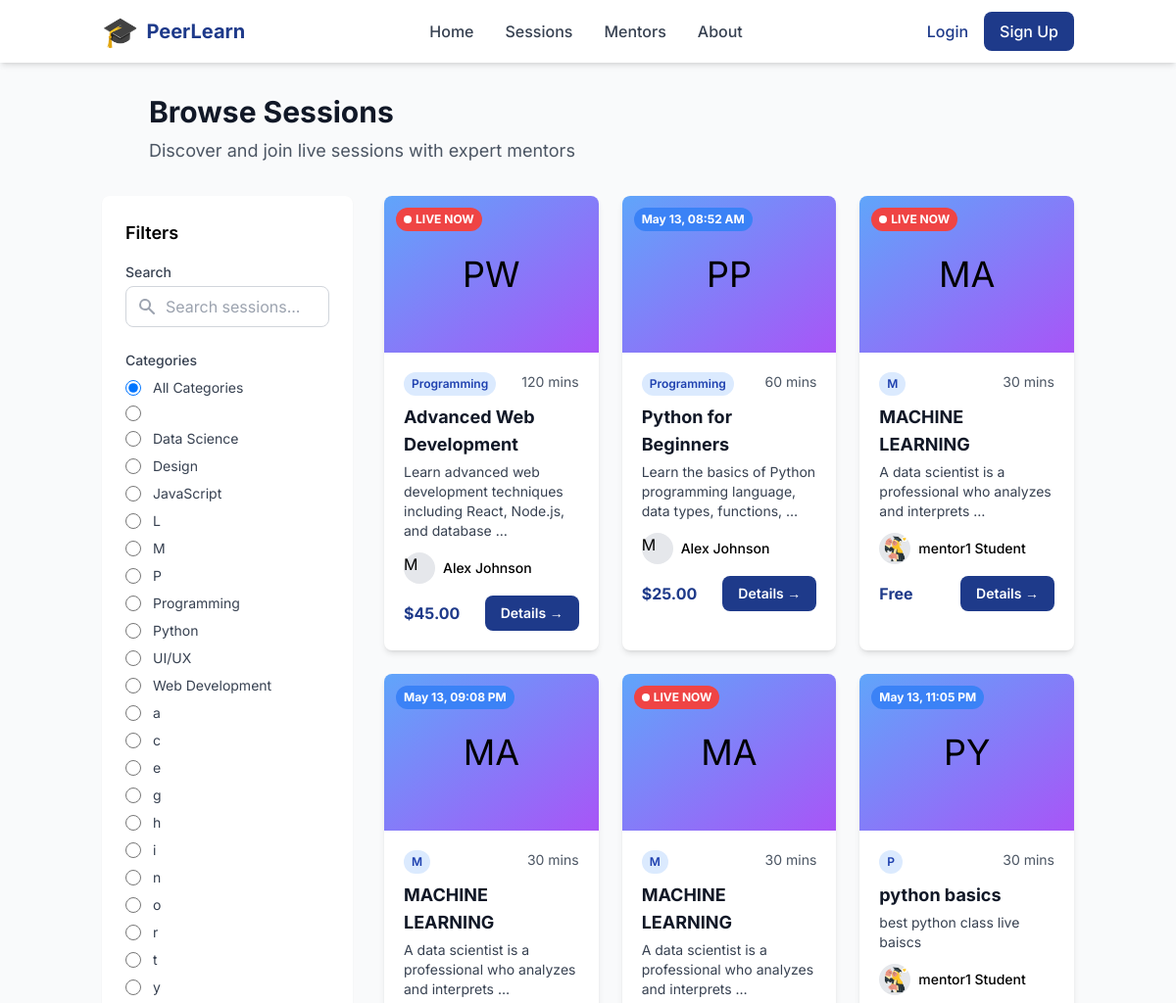
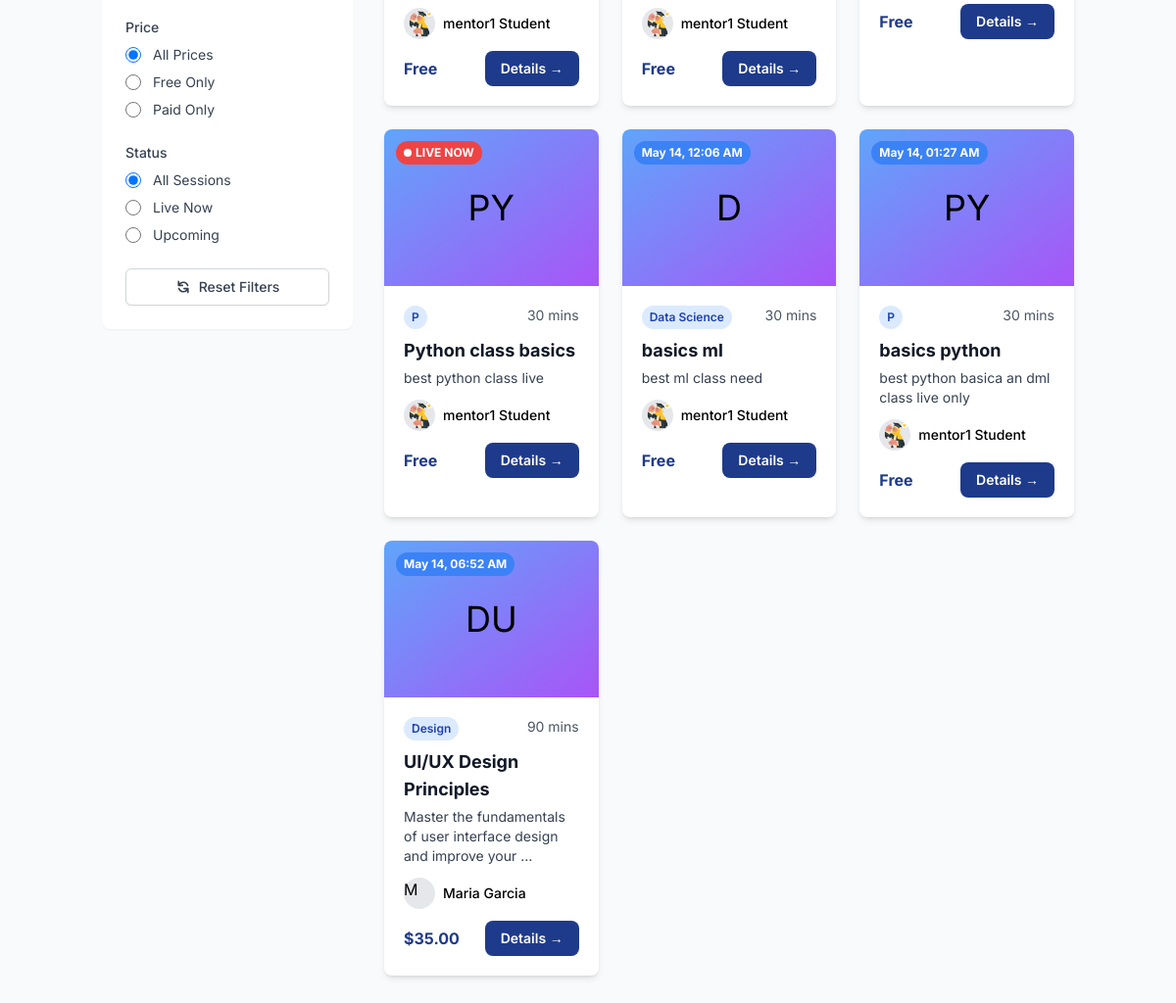
The app's page /sessions/ with its own data (2 pictures, top to bottom).
### apps/learning_sessions/models.py (models this page shows, shortened)
class Session(models.Model):
    SCHEDULED = 'scheduled'
    LIVE = 'live'
    COMPLETED = 'completed'
    CANCELLED = 'cancelled'
    STATUS_CHOICES = [
        (SCHEDULED, _('Scheduled')),
        (LIVE, _('Live')),
        (COMPLETED, _('Completed')),
        (CANCELLED, _('Cancelled')),
    ]
    mentor = models.ForeignKey(
        CustomUser,
        on_delete=models.CASCADE,
        limit_choices_to={'role': CustomUser.MENTOR},
        help_text=_('The mentor hosting this session.')
    )
    title = models.CharField(
        max_length=255,
        help_text=_('Title of the session.')
    )
    description = models.TextField(
        help_text=_('Description of what will be covered in the session.')
    )
    topics = models.JSONField(
        default=list,
        help_text=_('List of topics that will be covered in this session.')
    )
    schedule = models.DateTimeField(
        help_text=_('Date and time when the session is scheduled.')
    )
    duration = models.PositiveIntegerField(
        default=60,
        help_text=_('Duration of the session in minutes.')
    )
    price = models.DecimalField(
        max_digits=10,
        decimal_places=2,
        default=0,
        help_text=_('Price of the session (0 for free sessions).')
    )
    room_code = models.UUIDField(
        default=uuid.uuid4,
        editable=False,
        unique=True,
        help_text=_('Unique code for the session room.')
    )
    status = models.CharField(
        max_length=10,
        choices=STATUS_CHOICES,
        default=SCHEDULED,
        help_text=_('Current status of the session.')
    )
    max_participants = models.PositiveIntegerField(
        default=1,
        help_text=_('Maximum number of participants allowed (1 for one-to-one).')
    )
    created_at = models.DateTimeField(
        auto_now_add=True,
        help_text=_('Date and time when the session was created.')
    )
    updated_at = models.DateTimeField(
        auto_now=True,
        help_text=_('Date and time when the session was last updated.')
    )
    class Meta:
        verbose_name = _('Session')
        verbose_name_plural = _('Sessions')
        ordering = ['-schedule']
    @property
    def is_free(self):
        return self.price == 0

### apps/users/models.py (models this page shows, shortened)
class CustomUser(AbstractUser):
    LEARNER = 'learner'
    MENTOR = 'mentor'
    ADMIN = 'admin'
    ROLE_CHOICES = [
        (LEARNER, _('Learner')),
        (MENTOR, _('Mentor')),
        (ADMIN, _('Admin')),
    ]
    role = models.CharField(
        max_length=10,
        choices=ROLE_CHOICES,
        default=LEARNER,
        help_text=_('Designates the role of this user in the platform.')
    )
    profile_picture = models.ImageField(
        upload_to='profile_pictures/',
        blank=True,
        null=True
    )
    bio = models.TextField(
        blank=True,
        null=True,
        help_text=_('A brief description about the user.')
    )
    interests = models.JSONField(
        blank=True,
        null=True,
        help_text=_('Topics that the learner is interested in.')
    )
    career_goal = models.CharField(
        max_length=255,
        blank=True,
        null=True,
        help_text=_('Career goal of the learner.')
    )
    expertise = models.JSONField(
        blank=True,
        null=True,
        help_text=_('Areas of expertise for the mentor.')
    )
    skills = models.JSONField(
        blank=True,
        null=True,
        help_text=_('Skills that the mentor possesses.')
    )
    intro_video = models.URLField(
        blank=True,
        null=True,
        help_text=_('URL to an introduction video for the mentor.')
    )
    phone_number = models.CharField(
        max_length=15,
        blank=True,
        null=True,
        help_text=_('Contact phone number.')
    )
    date_updated = models.DateTimeField(
        auto_now=True,
        help_text=_('Date and time when the user profile was last updated.')
    )
    class Meta:
        verbose_name = _('User')
        verbose_name_plural = _('Users')

### apps/learning_sessions/views.py (the view)
# urls.py: path('', views.SessionListView.as_view(), name='list'),
class SessionListView(ListView):
    model = Session
    template_name = 'sessions/list.html'
    context_object_name = 'sessions'
    paginate_by = 12
    def get_queryset(self):
        queryset = Session.objects.filter(status__in=[Session.SCHEDULED, Session.LIVE])
        category = self.request.GET.get('category')
        if category:
            queryset = queryset.filter(topics__contains=[category])
        search = self.request.GET.get('search')
        if search:
            queryset = queryset.filter(title__icontains=search)
        return queryset.order_by('schedule')
    def get_context_data(self, **kwargs):
        context = super().get_context_data(**kwargs)
        context['categories'] = self.get_categories()
        context['current_category'] = self.request.GET.get('category', '')
        context['current_search'] = self.request.GET.get('search', '')
        return context
    def get_categories(self):
        categories = set()
        sessions = Session.objects.all()
        for session in sessions:
            categories.update(session.topics)
        return sorted(list(categories))

### templates/sessions/list.html (shortened to what this page needs)
{% extends 'base.html' %}
{% block content %}
<div class="bg-gray-50 min-h-screen py-8">
    <div class="container mx-auto px-4">
        <div class="max-w-4xl mx-auto mb-8">
            <h1 class="text-3xl font-bold text-gray-900 mb-2">Browse Sessions</h1>
            <p class="text-lg text-gray-600">Discover and join live sessions with expert mentors</p>
        </div>
        <div class="flex flex-col lg:flex-row">
            <div class="hidden lg:block w-64 mr-8" x-data="sessionFilters()">
                <div class="bg-white rounded-lg shadow-sm p-6 sticky top-24">
                    <h2 class="font-semibold text-lg mb-4">Filters</h2>
                    <div class="mb-6">
                        <label for="filter-search" class="block text-sm font-medium text-gray-700 mb-1">Search</label>
                        <div class="relative">
                            <input type="text" id="filter-search" name="search" placeholder="Search sessions..."
                                   class="pl-10 pr-4 py-2 border border-gray-300 rounded-lg w-full focus:outline-none focus:ring-2 focus:ring-primary-500"
                                   value="{{ current_search }}"
                                   @input="updateQueryParam('search', $event.target.value)">
                            <div class="absolute inset-y-0 left-0 pl-3 flex items-center pointer-events-none">
                            </div>
                        </div>
                    </div>
                    <div class="mb-6">
                        <h3 class="text-sm font-medium text-gray-700 mb-2">Categories</h3>
                        <div class="space-y-2">
                            <div class="flex items-center">
                                <input id="category-all" name="category" value="" type="radio"
                                       class="h-4 w-4 text-primary-600 focus:ring-primary-500 border-gray-300 rounded"
                                       {% if not current_category %}checked{% endif %}
                                       @change="updateQueryParam('category', '')">
                                <label for="category-all" class="ml-3 text-sm text-gray-700">All Categories</label>
                            </div>
                            {% for category in categories %}
                            <div class="flex items-center">
                                <input id="category-{{ category|slugify }}" name="category" value="{{ category }}" type="radio"
                                       class="h-4 w-4 text-primary-600 focus:ring-primary-500 border-gray-300 rounded"
                                       @change="updateQueryParam('category', '{{ category }}')">
                                <label for="category-{{ category|slugify }}" class="ml-3 text-sm text-gray-700">{{ category }}</label>
                            </div>
                            {% endfor %}
                        </div>
                    </div>
                    <div class="mb-6">
                        <h3 class="text-sm font-medium text-gray-700 mb-2">Price</h3>
                        <div class="space-y-2">
                            <div class="flex items-center">
                                <input id="price-all" name="price" value="all" type="radio"
                                       class="h-4 w-4 text-primary-600 focus:ring-primary-500 border-gray-300 rounded"
                                       checked
                                       @change="updateQueryParam('price', '')">
                                <label for="price-all" class="ml-3 text-sm text-gray-700">All Prices</label>
                            </div>
                            <div class="flex items-center">
                                <input id="price-free" name="price" value="free" type="radio"
                                       class="h-4 w-4 text-primary-600 focus:ring-primary-500 border-gray-300 rounded"
                                       @change="updateQueryParam('price', 'free')">
                                <label for="price-free" class="ml-3 text-sm text-gray-700">Free Only</label>
                            </div>
                            <div class="flex items-center">
                                <input id="price-paid" name="price" value="paid" type="radio"
                                       class="h-4 w-4 text-primary-600 focus:ring-primary-500 border-gray-300 rounded"
                                       @change="updateQueryParam('price', 'paid')">
                                <label for="price-paid" class="ml-3 text-sm text-gray-700">Paid Only</label>
                            </div>
                        </div>
                    </div>
                    <div class="mb-6">
                        <h3 class="text-sm font-medium text-gray-700 mb-2">Status</h3>
                        <div class="space-y-2">
                            <div class="flex items-center">
                                <input id="status-all" name="status" value="all" type="radio"
                                       class="h-4 w-4 text-primary-600 focus:ring-primary-500 border-gray-300 rounded"
                                       checked
                                       @change="updateQueryParam('status', '')">
                                <label for="status-all" class="ml-3 text-sm text-gray-700">All Sessions</label>
                            </div>
                            <div class="flex items-center">
                                <input id="status-live" name="status" value="live" type="radio"
                                       class="h-4 w-4 text-primary-600 focus:ring-primary-500 border-gray-300 rounded"
                                       @change="updateQueryParam('status', 'live')">
                                <label for="status-live" class="ml-3 text-sm text-gray-700">Live Now</label>
                            </div>
                            <div class="flex items-center">
                                <input id="status-upcoming" name="status" value="upcoming" type="radio"
                                       class="h-4 w-4 text-primary-600 focus:ring-primary-500 border-gray-300 rounded"
                                       @change="updateQueryParam('status', 'upcoming')">
                                <label for="status-upcoming" class="ml-3 text-sm text-gray-700">Upcoming</label>
                            </div>
                        </div>
                    </div>
                    <button type="button" @click="resetFilters()" class="w-full flex justify-center items-center px-4 py-2 border border-gray-300 shadow-sm text-sm font-medium rounded-md text-gray-700 bg-white hover:bg-gray-50 focus:outline-none focus:ring-2 focus:ring-primary-500">
                        Reset Filters
                    </button>
                </div>
            </div>
            <div class="flex-1">
                {% if sessions %}
                <div class="grid grid-cols-1 md:grid-cols-2 lg:grid-cols-3 gap-6">
                    {% for session in sessions %}
                    <div class="bg-white rounded-lg shadow-md overflow-hidden hover:shadow-lg transition-shadow transform hover:scale-[1.02]">
                        <div class="relative">
                            {% if session.status == 'live' %}
                            <div class="absolute top-3 left-3 bg-red-500 text-white text-xs font-bold px-2 py-1 rounded-full flex items-center">
                                <span class="animate-pulse mr-1 h-2 w-2 bg-white rounded-full"></span>
                                LIVE NOW
                            </div>
                            {% else %}
                            <div class="absolute top-3 left-3 bg-blue-500 text-white text-xs font-bold px-2 py-1 rounded-full">
                                {{ session.schedule|date:"M d, h:i A" }}
                            </div>
                            {% endif %}
                            <div class="h-40 bg-gradient-to-br from-blue-400 to-purple-500 flex items-center justify-center">
                                <span class="text-4xl">{{ session.topics.0|first|upper }}{% if session.topics.1 %}{{ session.topics.1|first|upper }}{% endif %}</span>
                            </div>
                        </div>
                        <div class="p-5">
                            <div class="flex justify-between mb-2">
                                <span class="text-xs font-semibold px-2 py-1 bg-blue-100 text-blue-800 rounded-full">{{ session.topics.0 }}</span>
                                <span class="text-sm text-gray-600">{{ session.duration }} mins</span>
                            </div>
                            <h3 class="text-lg font-bold text-gray-900 mb-1">{{ session.title }}</h3>
                            <p class="text-sm text-gray-700 mb-3">{{ session.description|truncatewords:10 }}</p>
                            <div class="flex items-center mb-3">
                                <div class="h-8 w-8 rounded-full bg-gray-200 mr-2 flex-shrink-0">
                                    {% if session.mentor.profile_picture %}
                                    <img src="{{ session.mentor.profile_picture.url }}" alt="{{ session.mentor.get_full_name }}" class="h-full w-full rounded-full object-cover">
                                    {% else %}
                                    {{ session.mentor.username|first|upper }}
                                    {% endif %}
                                </div>
                                <span class="text-sm font-medium">{{ session.mentor.get_full_name|default:session.mentor.username }}</span>
                            </div>
                            <div class="flex justify-between items-center">
                                <span class="font-bold text-primary-600">
                                    {% if session.is_free %}
                                    Free
                                    {% else %}
                                    ${{ session.price }}
                                    {% endif %}
                                </span>
                                <a href="{% url 'sessions:detail' pk=session.id %}" class="bg-primary-600 text-white hover:bg-primary-700 px-4 py-2 rounded-lg text-sm font-semibold transition-colors">
                                    Details →
                                </a>
                            </div>
                        </div>
                    </div>
                    {% endfor %}
                </div>
                {% endif %}
            </div>
        </div>
    </div>
</div>
{% endblock %}

### templates/base.html (style rules this page uses)
html { scroll-behavior: smooth; }
body { font-family: 'Inter', sans-serif; }

### records on screen
Session: status "live" (drawn), topics.0|first "P", topics.1|first "W", topics.0 "Programming", duration "120", title "Advanced Web Development", description "Learn advanced web development techniques including React, Node.js, and database …", mentor.username|first "M", mentor.get_full_name "Alex Johnson", price "45.00"
Session: schedule "May 13, 08:52 AM", topics.0|first "P", topics.1|first "P", topics.0 "Programming", duration "60", title "Python for Beginners", description "Learn the basics of Python programming language, data types, functions, …", mentor.username|first "M", mentor.get_full_name "Alex Johnson", price "25.00"
Session: status "live" (drawn), topics.0|first "M", topics.1|first "A", topics.0 "M", duration "30", title "MACHINE LEARNING", description "A data scientist is a professional who analyzes and interprets …", mentor.profile_picture (picture), mentor.get_full_name "mentor1 Student", price "Free"
Session: schedule "May 13, 09:08 PM", topics.0|first "M", topics.1|first "A", topics.0 "M", duration "30", title "MACHINE LEARNING", description "A data scientist is a professional who analyzes and interprets …", mentor.profile_picture (picture), mentor.get_full_name "mentor1 Student", price "Free"
Session: status "live" (drawn), topics.0|first "M", topics.1|first "A", topics.0 "M", duration "30", title "MACHINE LEARNING", description "A data scientist is a professional who analyzes and interprets …", mentor.profile_picture (picture), mentor.get_full_name "mentor1 Student", price "Free"
Session: schedule "May 13, 11:05 PM", topics.0|first "P", topics.1|first "Y", topics.0 "P", duration "30", title "python basics", description "best python class live baiscs", mentor.profile_picture (picture), mentor.get_full_name "mentor1 Student", price "Free"
Session: status "live" (drawn), topics.0|first "P", topics.1|first "Y", topics.0 "P", duration "30", title "Python class basics", description "best python class live", mentor.profile_picture (picture), mentor.get_full_name "mentor1 Student", price "Free"
Session: schedule "May 14, 12:06 AM", topics.0|first "D", topics.0 "Data Science", duration "30", title "basics ml", description "best ml class need", mentor.profile_picture (picture), mentor.get_full_name "mentor1 Student", price "Free"
Session: schedule "May 14, 01:27 AM", topics.0|first "P", topics.1|first "Y", topics.0 "P", duration "30", title "basics python", description "best python basica an dml class live only", mentor.profile_picture (picture), mentor.get_full_name "mentor1 Student", price "Free"
Session: schedule "May 14, 06:52 AM", topics.0|first "D", topics.1|first "U", topics.0 "Design", duration "90", title "UI/UX Design Principles", description "Master the fundamentals of user interface design and improve your …", mentor.username|first "M", mentor.get_full_name "Maria Garcia", price "35.00"

### other values on screen
{{ category }} "Data Science" "Design" "JavaScript" "L" "M" "P" "Programming" "Python" "UI/UX" "Web Development" "a" "c" "e" "g" "h" "i" "n" "o" "r" "t" "y"
